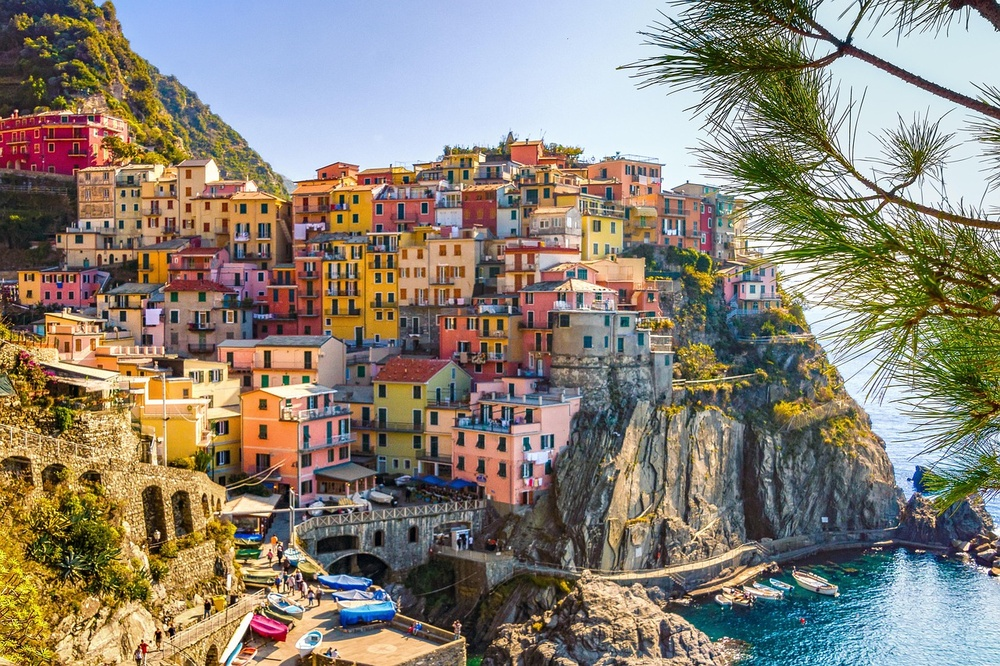
#> input picture images/Village.jpg, 1000 x 666 px, shrunk from 1280 x 853 before the run
$ jupyter execute K-Mean_segmentation.ipynb
#> lines starting #> are read from the running program, lines starting #| are printed output that depends on the picture; long printed decimals are rounded
[cell 1]
import numpy as np
import matplotlib.pyplot as plt
import cv2

[cell 2]
image = cv2.imread('../images/Village.jpg')
#> image is the input picture: shape (666, 1000, 3); mean B, G, R 117.9, 131, 139.2
image = cv2.cvtColor(image, cv2.COLOR_BGR2RGB)


fig = plt.figure(figsize=(20, 10))
plt.imshow(image)

plt.show()

[cell 3]
pixel_values = image.reshape((-1,3))

pixel_values = np.float32(pixel_values)
print(pixel_values.shape)
#| (666000, 3)

# cv2.kmeans()

**Parameters:**
1. samples : It should be of np.float32 data type, and each feature should be put in a single column.
2. nclusters(K) : Number of clusters required at end
3. criteria : It is the iteration termination criteria. When this criteria is satisfied, algorithm iteration stops. Actually, it should be a tuple of 3 parameters. They are `( type, max_iter, epsilon )`:
    1. type of termination criteria. It has 3 flags as below:
        1. cv.TERM_CRITERIA_EPS - stop the algorithm iteration if specified accuracy, epsilon, is reached.
        1. cv.TERM_CRITERIA_MAX_ITER - stop the algorithm after the specified number of iterations, max_iter.
        1. cv.TERM_CRITERIA_EPS + cv.TERM_CRITERIA_MAX_ITER - stop the iteration when any of the above condition is met.
    2. max_iter - An integer specifying maximum number of iterations.
    3. epsilon - Required accuracy
4. attempts : Flag to specify the number of times the algorithm is executed using different initial labellings. The algorithm returns the labels that yield the best compactness. This compactness is returned as output.
5. flags : This flag is used to specify how initial centers are taken. Normally two flags are used for this : cv.KMEANS_PP_CENTERS and cv.KMEANS_RANDOM_CENTERS.

**Output parameters**
1. compactness : It is the sum of squared distance from each point to their corresponding centers.
2. labels : This is the label array where each element marked '0', '1'.....
3. centers : This is array of centers of clusters.

[cell 4]
criteria = (cv2.TERM_CRITERIA_EPS + cv2.TERM_CRITERIA_MAX_ITER, 100, 0.85)

k =20
retval, labels, centers = cv2.kmeans(pixel_values, k, None, criteria, 10, cv2.KMEANS_RANDOM_CENTERS)
#> retval = 405611555.8; centers = 20 rows, first 8: [204.2, 222.5, 241.7], [171.3, 168.9, 167.6], [33.4, 30.09, 17.87], [184.1, 142.5, 105.7], [134.6, 109.2, 85], [93.08, 99.22, 104.7], [75.65, 73.73, 72.56], [239.6, 213, 172.3]

[cell 5]
print(retval)
#| 405611555.753
print(labels.shape)
#| (666000, 1)
print(labels[:10])
#| [[ 6]
#|  [ 6]
#|  [ 6]
#|  [13]
#|  [13]
#|  [13]
#|  [13]
#|  [13]
#|  [13]
#|  [ 6]]
print(centers.shape)
#| (20, 3)

[cell 6]
centers = np.uint8(centers)
#> centers = 20 rows, first 8: [204, 222, 241], [171, 168, 167], [33, 30, 17], [184, 142, 105], [134, 109, 84], [93, 99, 104], [75, 73, 72], [239, 212, 172]
segmented_data = centers[labels.flatten()]
segmented_image = segmented_data.reshape((image.shape))
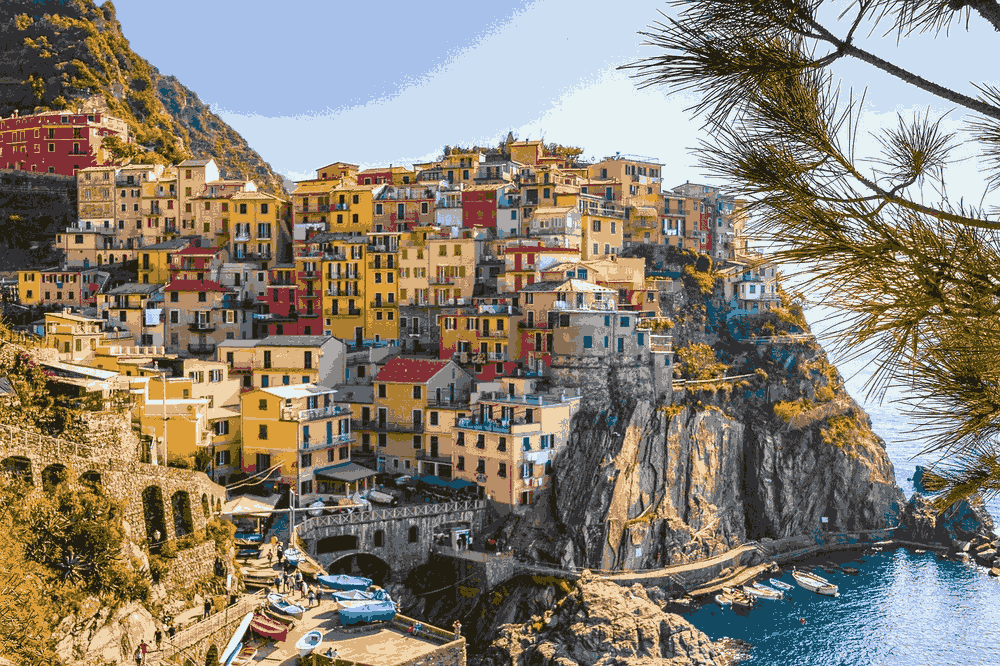
#> segmented_image: shape (666, 1000, 3); mean R, G, B 138.8, 130.5, 117.2

fig = plt.figure(figsize=(20, 10))
plt.imshow(segmented_image)
